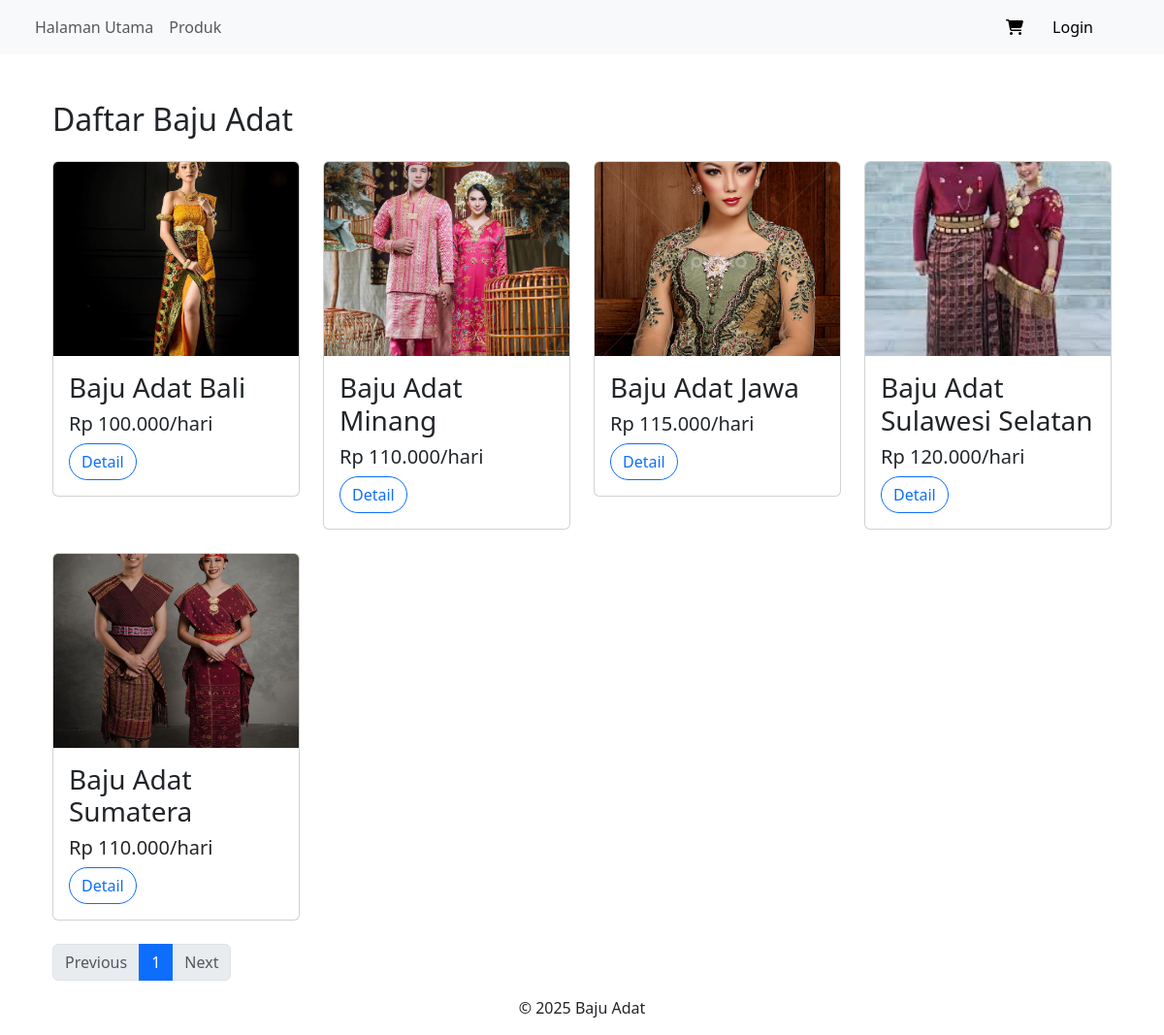
Page /bajuadat.php on the committed database.
### tables this page shows
CREATE TABLE `produk_222145` (
  `produk_id_222145` int(11) NOT NULL,
  `nama_produk_222145` varchar(100) NOT NULL,
  `deskripsi_222145` text DEFAULT NULL,
  `kategori_222145` varchar(50) NOT NULL,
  `harga_sewa_222145` decimal(10,2) NOT NULL,
  `gambar_222145` varchar(255) DEFAULT NULL,
  `kelengkapan_222145` text NOT NULL,
  `status_222145` enum('tersedia','tidak tersedia') DEFAULT 'tersedia'
);

### bajuadat.php (the view)
<?php
include 'partials/header.php';
$per_page = 8;
$page = isset($_GET['page']) ? (int)$_GET['page'] : 1;
$offset = ($page - 1) * $per_page;
$total_query = "SELECT COUNT(*) FROM produk_222145 WHERE status_222145 = 'tersedia'";
$total_result = mysqli_query($koneksi, $total_query);
$total_rows = mysqli_fetch_row($total_result)[0];
$total_pages = ceil($total_rows / $per_page);
$query = "SELECT * FROM produk_222145
          WHERE status_222145 = 'tersedia'
          LIMIT $offset, $per_page";
$result = mysqli_query($koneksi, $query);
?>
<section class="container mt-5">
    <h2 class="mb-4">Daftar Baju Adat</h2>
    <div class="row">
        <?php while($produk = mysqli_fetch_assoc($result)): ?>
            <div class="col-md-12 col-lg-3">
                <div class="card mb-4">
                    <img style="height: 200px; object-fit: cover;"
                         src="admin/bajuadat/<?= htmlspecialchars($produk['gambar_222145'] ?? 'img/default.jpg') ?>"
                         class="card-img-top"
                         alt="<?= htmlspecialchars($produk['nama_produk_222145']) ?>">
                    <div class="card-body">
                        <h3 class="card-title"><?= htmlspecialchars($produk['nama_produk_222145']) ?></h3>
                        <h5>Rp <?= number_format($produk['harga_sewa_222145'], 0, ',', '.') ?>/hari</h5>
                        <a class="btn btn-outline-primary rounded-pill"
                           href="detail.php?id=<?= $produk['produk_id_222145'] ?>">
                           Detail
                        </a>
                    </div>
                </div>
            </div>
        <?php endwhile; ?>
    </div>
    <nav aria-label="Page navigation example">
        <ul class="pagination">
            <li class="page-item <?= $page <= 1 ? 'disabled' : '' ?>">
                <a class="page-link" href="?page=<?= $page - 1 ?>">Previous</a>
            </li>
            <?php for($i = 1; $i <= $total_pages; $i++): ?>
                <li class="page-item <?= $i == $page ? 'active' : '' ?>">
                    <a class="page-link" href="?page=<?= $i ?>"><?= $i ?></a>
                </li>
            <?php endfor; ?>
            <li class="page-item <?= $page >= $total_pages ? 'disabled' : '' ?>">
                <a class="page-link" href="?page=<?= $page + 1 ?>">Next</a>
            </li>
        </ul>
    </nav>
</section>
<?php include 'partials/footer.php'; ?>

### partials/header.php (shortened to what this page needs)
<?php
  if(isset($_SESSION['username_admin'])) {
      $isLoggedIn = true;
      $userName = $_SESSION['username_admin'];
  } else if(isset($_SESSION['username_pelanggan'])) {
    $isLoggedIn = true;
    $userName = $_SESSION['username_pelanggan'];
  }
  else {
      $isLoggedIn = false;
  }
?>
<!DOCTYPE html>
<html>
<head>
    <link rel="stylesheet" type="text/css" href="../assets/css/bootstrap.min.css">
    <link href="https://cdn.jsdelivr.net/npm/bootstrap@5.3.1/dist/css/bootstrap.min.css" rel="stylesheet">
    <link rel="stylesheet" href="https://cdnjs.cloudflare.com/ajax/libs/animate.css/4.1.1/animate.min.css"/>
</head>
<body>
    <header>
        <nav class="navbar navbar-expand-lg bg-light">
        <div class="container-fluid">
          <div class="collapse navbar-collapse" id="navbarNav">
            <ul class="navbar-nav">
              <li class="nav-item">
                <a class="nav-link <?php if ($_SERVER['REQUEST_URI'] === '/scm-najwa/index.php') echo 'active'; ?>" aria-current="page" href="index.php">Halaman Utama</a>
              </li>
              <li class="nav-item">
                <a class="nav-link <?php if ($_SERVER['REQUEST_URI'] === '/scm-najwa/material.php') echo 'active'; ?>" href="bajuadat.php">Produk</a>
              </li>
            </ul>
            <?php if($isLoggedIn): ?>
                <ul class="navbar-nav ms-auto me-5">
                <li class="nav-item">
                  <?php if(isset($_SESSION['username_admin'])): ?>
                    <a class="btn btn-light" href="admin/index.php">Dashboard</a>
                    <?php else: ?>
                      <div class="dropdown me-5">
                        <a href="keranjang.php" class="btn btn-light"><i class="fa-solid fa-cart-shopping"></i></a>
                        <a class="btn btn-light dropdown-toggle " href="#" role="button" data-bs-toggle="dropdown" aria-expanded="false">
                          Welcome, <?= $_SESSION['username_pelanggan'] ?>
                        </a>
                        <ul class="dropdown-menu">
                          <li><a class="dropdown-item" href="pembayaran.php">Pembayaran</a></li>
                          <li><a class="dropdown-item" href="admin/hapusSession.php">Logout</a></li>
                        </ul>
                      </div>
                  <?php endif; ?>
                </li>
                </ul>
            <?php else: ?>
            <ul class="navbar-nav ms-auto me-5">
                <li class="nav-item">
                  <a href="keranjang.php" class="btn btn-light"><i class="fa-solid fa-cart-shopping"></i></a>
                    <a class="btn btn-light" href="login_pelanggan.php">Login</a>
                </li>
            </ul>
            <?php endif; ?>
          </div>
        </div>
      </nav>
    </header>
    <main class="container mt-4 mb-3">

### partials/footer.php (shortened to what this page needs)
</main>
    <footer>
        <p class="text-center">&copy; 2025 Baju Adat</p>
    </footer>
</body>
</html>

### rows in the picture
produk_222145: gambar_222145 (picture), nama_produk_222145 "Baju Adat Bali", harga_sewa_222145 "100.000"
produk_222145: gambar_222145 (picture), nama_produk_222145 "Baju Adat Minang", harga_sewa_222145 "110.000"
produk_222145: gambar_222145 (picture), nama_produk_222145 "Baju Adat Jawa", harga_sewa_222145 "115.000"
produk_222145: gambar_222145 (picture), nama_produk_222145 "Baju Adat Sulawesi Selatan", harga_sewa_222145 "120.000"
produk_222145: gambar_222145 (picture), nama_produk_222145 "Baju Adat Sumatera", harga_sewa_222145 "110.000"
